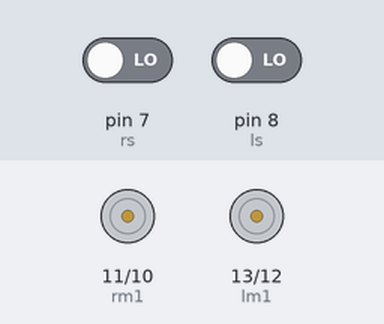
Bench run of a sketch on a simulated Arduino Uno, built with avr-gcc and run on an emulated ATmega328P. Shown: motor-driver pin pairs drawn as motors (green arrow = first pin HIGH = forward, orange = second pin HIGH = backward, longer = more drive). Inputs (shaded band) come from the test bench; at power-on: pin 7 (rs) LOW, pin 8 (ls) LOW. What the sketch prints to the serial monitor is not drawn.

Above: at 13.0 s.
13.1 s: pin 7 (rs) driven HIGH
19.9 s: pin 8 (ls) driven HIGH
At 20.6 s:
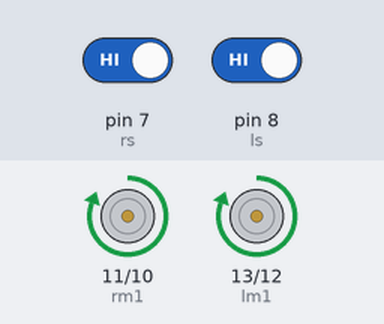
26.7 s: pin 7 (rs) driven LOW
At 28.0 s:
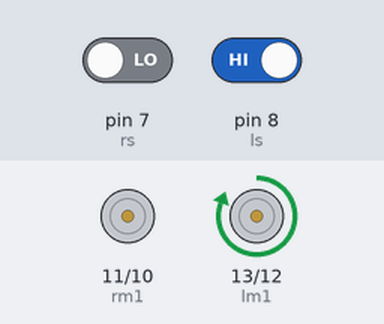
33.5 s: pin 8 (ls) driven LOW
At 38.1 s:
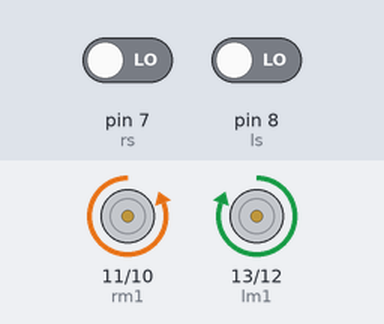
Timing chart, 0 to 46.1 s (numbered marks = the images above; inputs shaded):
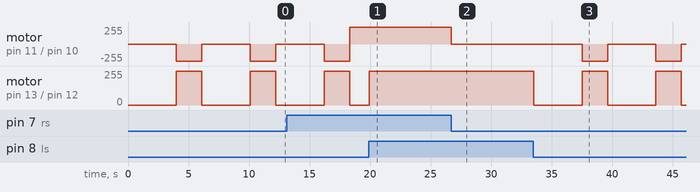

The sketch:

pro.ino
```cpp
int ls=8; //left sensor:
int rs=7; //right sensor:
int lm1=13; //left motor postive:
int lm2=12; // left motor negative:
int rm1=11; //right motor postitive:
int rm2=10; //right mototr negative:
//int gm1=; // gripper motor postitive:
//int gm2=8; //gripper motor negative:
int count=1;
void line_follow();

void setup() {
 pinMode(ls, INPUT);
 pinMode(rs, INPUT);
pinMode(lm1, OUTPUT);
pinMode(lm2, OUTPUT);
pinMode(rm1, OUTPUT);
pinMode(rm2, OUTPUT);
//pinMode(gm1, OUTPUT);
//pinMode(gm2, OUTPUT);
Serial.begin(9600);
}
void forward()
{
 digitalWrite(lm1,HIGH);
  digitalWrite(lm2, LOW);
   digitalWrite(rm1,HIGH);
    digitalWrite(rm2,LOW);
        Serial.println(" forward");

}
void left()
{
 digitalWrite(lm1,LOW);
  digitalWrite(lm2, LOW);
   digitalWrite(rm1,HIGH);
    digitalWrite(rm2,LOW);
        Serial.println(" left");

}
void right()
{
 digitalWrite(lm1,HIGH);
  digitalWrite(lm2, LOW);
   digitalWrite(rm1,LOW);
    digitalWrite(rm2,LOW);
        Serial.println(" right");

}
void stop1()
{
 digitalWrite(lm1,LOW);
  digitalWrite(lm2, LOW);
   digitalWrite(rm1,LOW);
    digitalWrite(rm2,LOW);
        Serial.println(" stop");

}
void grip()
{ //digitalWrite(gm1,HIGH);
  //digitalWrite(gm2,LOW);
  //delay(2000);//adjust according to motor rpm:
Serial.println("grip");
}
void release1()
{ //digitalWrite(gm1,LOW);
//digitalWrite(gm2,HIGH);
//delay(2000); //adjust yourself:
Serial.println("released");
}
void rotate()
{ digitalWrite(lm1,HIGH);
digitalWrite(lm2,LOW);
digitalWrite(rm1,LOW);
digitalWrite(rm2,HIGH);
delay(2100);
}
void loop()
{


  line_follow();


  }

  void line_follow()
  {
    int l=digitalRead(ls);
      Serial.println(l);
  int r=digitalRead(rs);
      Serial.println(r);
          Serial.println(count);


  if(l==1&&r==1)
  { forward();
  }
  if(l==1&&r==0){
    right();
  }
  if(l==0&&r==1)
  { left();
  }
  if(l==0&&r==0)
  { stop1();
  delay(2000);
  if(count==1)
  { grip();
  delay(2000);
  rotate();
  count=1;
  line_follow();
  }
  else if(count==2)
  { release1();
  delay(1000);
  count = 1;
  rotate();
  line_follow();
  }
  }
  }
```

Measured:
- after the input at 19.9 s, motor on pin 13 (lm1) / pin 12 (lm2): stopped → forward 255/255 at once
- after the input at 26.7 s, motor on pin 11 (rm1) / pin 10 (rm2): forward 255/255 → stopped at once
- after the input at 33.5 s, motor on pin 11 (rm1) / pin 10 (rm2): alternates backward 255/255 for 2.1 s and stopped for 4.0 s, starting after 4.0 s; motor on pin 13 (lm1) / pin 12 (lm2): alternates forward 255/255 for 2.1 s and stopped for 4.0 s, starting at once
- by itself, motor on pin 11 (rm1) / pin 10 (rm2): alternates backward 255/255 for 2.1 s and stopped for 4.0 s
- by itself, motor on pin 13 (lm1) / pin 12 (lm2): alternates forward 255/255 for 2.1 s and stopped for 4.0 s
